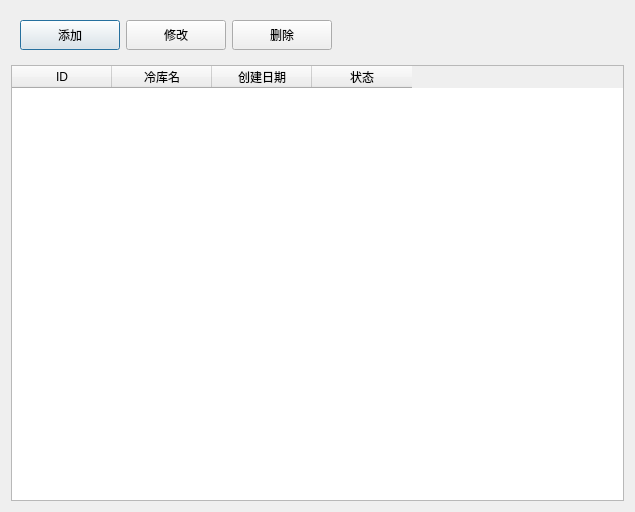
<?xml version="1.0" encoding="UTF-8"?>
<ui version="4.0">
 <class>Dialog</class>
 <widget class="QDialog" name="Dialog">
  <property name="geometry">
   <rect>
    <x>0</x>
    <y>0</y>
    <width>635</width>
    <height>512</height>
   </rect>
  </property>
  <property name="windowTitle">
   <string>Dialog</string>
  </property>
  <layout class="QVBoxLayout" name="verticalLayout">
   <item>
    <widget class="QWidget" name="widget" native="true">
     <layout class="QHBoxLayout" name="horizontalLayout">
      <item>
       <widget class="QPushButton" name="pushButton">
        <property name="minimumSize">
         <size>
          <width>100</width>
          <height>30</height>
         </size>
        </property>
        <property name="text">
         <string>添加</string>
        </property>
       </widget>
      </item>
      <item>
       <widget class="QPushButton" name="pushButton_2">
        <property name="minimumSize">
         <size>
          <width>100</width>
          <height>30</height>
         </size>
        </property>
        <property name="text">
         <string>修改</string>
        </property>
       </widget>
      </item>
      <item>
       <widget class="QPushButton" name="pushButton_3">
        <property name="minimumSize">
         <size>
          <width>100</width>
          <height>30</height>
         </size>
        </property>
        <property name="text">
         <string>删除</string>
        </property>
       </widget>
      </item>
      <item>
       <spacer name="horizontalSpacer">
        <property name="orientation">
         <enum>Qt::Horizontal</enum>
        </property>
        <property name="sizeHint" stdset="0">
         <size>
          <width>40</width>
          <height>20</height>
         </size>
        </property>
       </spacer>
      </item>
     </layout>
    </widget>
   </item>
   <item>
    <widget class="QTableWidget" name="tableWidget">
     <column>
      <property name="text">
       <string>ID</string>
      </property>
     </column>
     <column>
      <property name="text">
       <string>冷库名</string>
      </property>
     </column>
     <column>
      <property name="text">
       <string>创建日期</string>
      </property>
     </column>
     <column>
      <property name="text">
       <string>状态</string>
      </property>
     </column>
    </widget>
   </item>
  </layout>
 </widget>
 <resources/>
 <connections/>
</ui>
